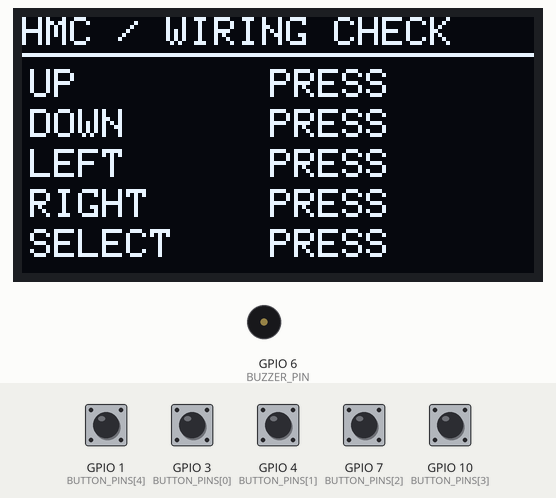
This sketch was run on a simulated ESP32-C3. Parts: 128×64 one-colour display, buzzer (waves = sounding). The inputs (shaded band) are chosen by the test bench; at power-on: GPIO 1 (BUTTON_PINS[4]), GPIO 3 (BUTTON_PINS[0]), GPIO 4 (BUTTON_PINS[1]), GPIO 7 (BUTTON_PINS[2]), GPIO 10 (BUTTON_PINS[3]) HIGH. What the sketch prints to the serial monitor is not drawn.

Above: at 1.2 s.
1.3 s: GPIO 1 (BUTTON_PINS[4]) pulled LOW for 0.15 s
At 2.7 s:
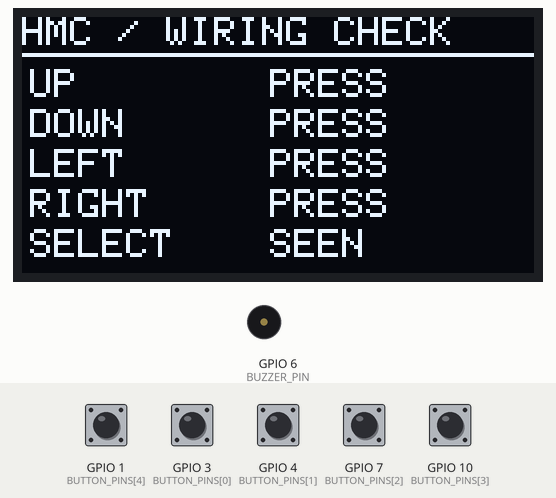
3.0 s: GPIO 3 (BUTTON_PINS[0]) pulled LOW for 0.15 s
At 4.0 s:
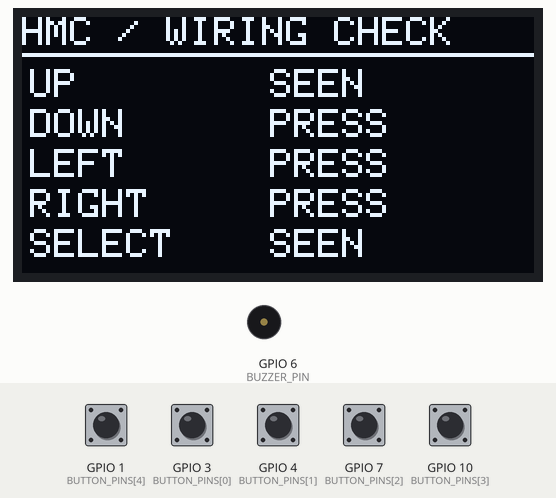
4.6 s: GPIO 4 (BUTTON_PINS[1]) pulled LOW for 0.15 s
At 5.2 s:
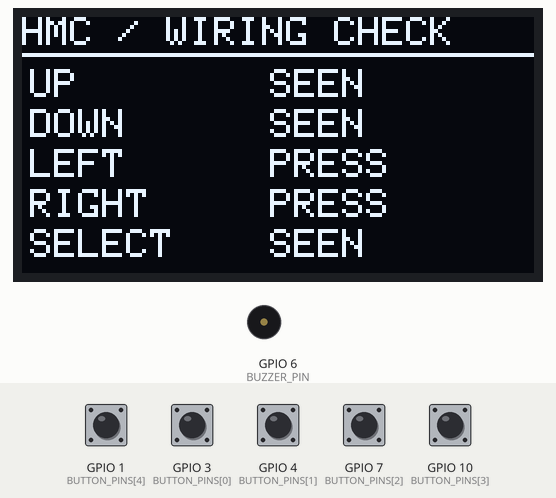
6.3 s: GPIO 7 (BUTTON_PINS[2]) pulled LOW for 0.15 s
At 7.7 s:
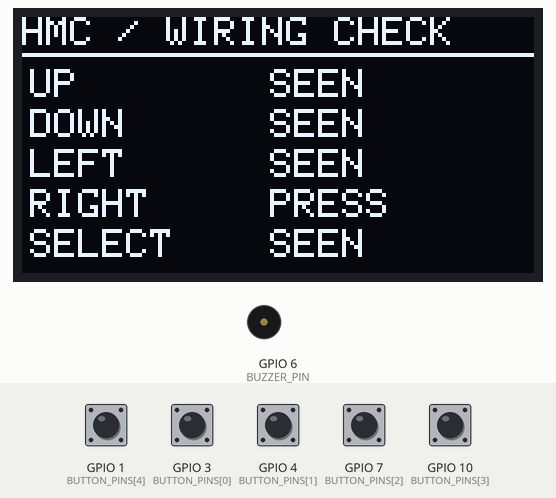
8.0 s: GPIO 10 (BUTTON_PINS[3]) pulled LOW for 0.15 s
At 8.9 s:
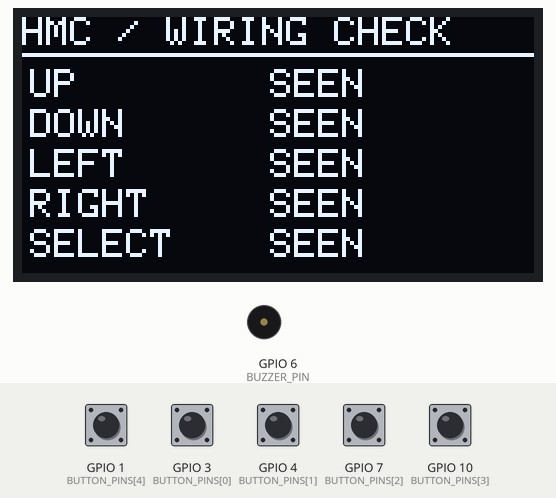
9.6 s: GPIO 1 (BUTTON_PINS[4]) pulled LOW for 1 s
At 10.0 s:
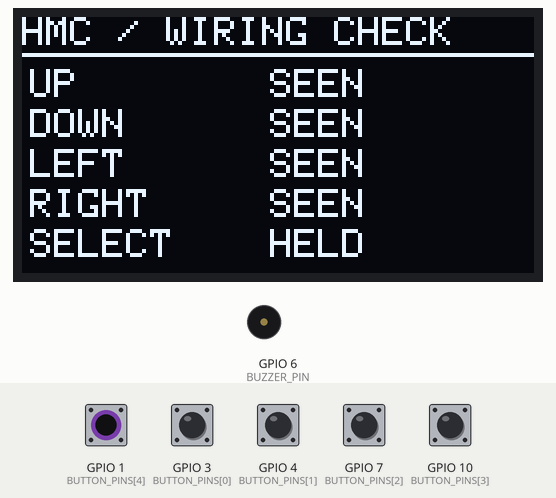
Timing chart, 0 to 12.6 s (numbered marks = the images above; inputs shaded):
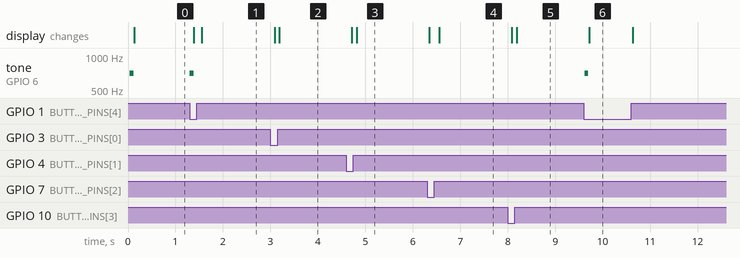

The sketch:

wiring-check.ino
```cpp
// Standalone Wokwi circuit check. This is not the full Morse firmware.
// Template: https://wokwi.com/projects/new/esp32-c3 (UART serial bridge).
#include <Arduino.h>
#include <Wire.h>
#include <Adafruit_GFX.h>
#include <Adafruit_SSD1306.h>

constexpr int SDA_PIN=5,SCL_PIN=0,BUZZER_PIN=6;
constexpr int BUTTON_PINS[5]={3,4,7,10,1};
const char *BUTTON_NAMES[5]={"UP","DOWN","LEFT","RIGHT","SELECT"};
Adafruit_SSD1306 screen(128,64,&Wire,-1);
bool oledReady=false,previous[5]={},seen[5]={};uint32_t lastDraw=0;

void setup(){
 Serial.begin(115200);
 for(int pin:BUTTON_PINS)pinMode(pin,INPUT_PULLUP);
 pinMode(BUZZER_PIN,OUTPUT);Wire.begin(SDA_PIN,SCL_PIN);
 oledReady=screen.begin(SSD1306_SWITCHCAPVCC,0x3c);
 Serial.println("HMC standalone wiring check: OLED SDA5/SCL0, buzzer6");
 Serial.println("Buttons: UP3 DOWN4 LEFT7 RIGHT10 SELECT1; each to GND");
 Serial.println(oledReady?"OLED initialized. Inspect actual pixels.":"OLED missing. Check power/I2C.");
 tone(BUZZER_PIN,700,80);
}
void loop(){
 for(unsigned i=0;i<5;++i){bool down=digitalRead(BUTTON_PINS[i])==LOW;
  if(down!=previous[i]){Serial.print(BUTTON_NAMES[i]);Serial.println(down?" DOWN":" UP");if(!down)seen[i]=true;if(i==4&&down)tone(BUZZER_PIN,700,80);previous[i]=down;}}
 if(oledReady&&uint32_t(millis()-lastDraw)>=100){lastDraw=millis();screen.clearDisplay();screen.setTextSize(1);screen.setTextColor(SSD1306_WHITE);screen.setCursor(0,0);screen.println("HMC / WIRING CHECK");screen.drawFastHLine(0,9,128,SSD1306_WHITE);
  for(unsigned i=0;i<5;++i){screen.setCursor(2,13+i*10);screen.print(BUTTON_NAMES[i]);screen.setCursor(62,13+i*10);screen.print(previous[i]?"HELD":seen[i]?"SEEN":"PRESS");}screen.display();}
 delay(5);
}
```

Measured:
- after the input at 1.3 s, tone on GPIO 6 (BUZZER_PIN): silent → 700 Hz at once, → silent 0.08 s later; the display: first changes after 0.08 s (image 1 shows a later state)
- after the input at 3.0 s, the display: first changes after 0.09 s (image 2 shows a later state)
- after the input at 4.6 s, the display: first changes after 0.12 s (image 3 shows a later state)
- after the input at 6.3 s, the display: first changes after 0.05 s (image 4 shows a later state)
- after the input at 8.0 s, the display: first changes after 0.09 s (image 5 shows a later state)
- after the input at 9.6 s, tone on GPIO 6 (BUZZER_PIN): silent → 700 Hz at once, → silent 0.08 s later; the display: changes after 0.12 s (image 6)
